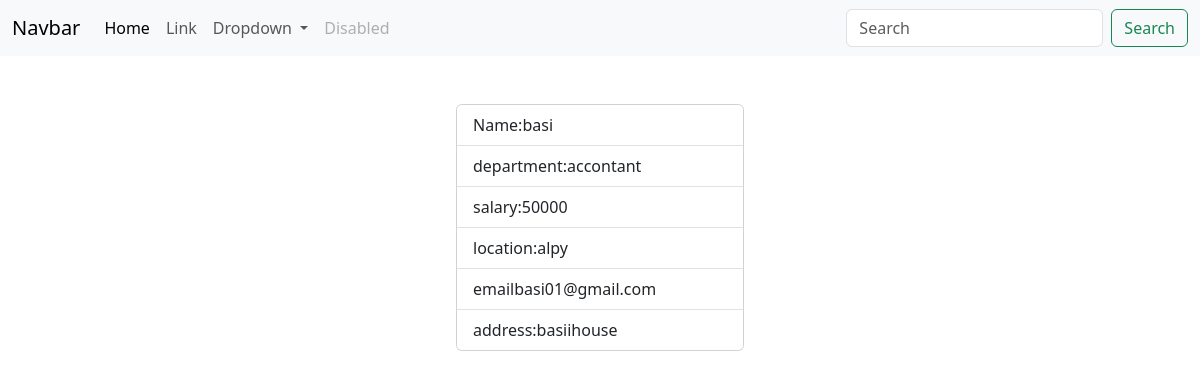
The page /employee/8/ on the database its author committed.
### myapp/models.py (models this page shows, shortened)
class Employee(models.Model):
    name=models.CharField(max_length=200)
    department=models.CharField(max_length=200)
    salary=models.PositiveIntegerField()
    location=models.CharField(max_length=200)
    email=models.EmailField(max_length=200)
    address=models.CharField(max_length=200)

### myapp/views.py (the view)
# urls.py: path("employee/<int:pk>/",views.EmployeeDetailView.as_view(),name="employee-detail"),
class EmployeeDetailView(View):
    def get(self,request,*args,**kwargs):
        id=kwargs.get("pk")
        qs=Employee.objects.get(id=id)
        return render(request,"employee_detail.html",{"data":qs})

### myapp/templates/employee_detail.html (shortened to what this page needs)
{%extends 'base.html'%}
{%block main_block%}
<div class="container mt-5 d-flex justify-content-center">
    <div class="card" style="width: 18rem;">
        <ul class="list-group list-group-flush">
          <li class="list-group-item">Name:{{data.name}}</li>
          <li class="list-group-item">department:{{data.department}}</li>
          <li class="list-group-item">salary:{{data.salary}}</li>
          <li class="list-group-item">location:{{data.location}}</li>
          <li class="list-group-item">email{{data.email}}</li>
          <li class="list-group-item">address:{{data.address}}</li>
        </ul>
    </div>
</div>
{%endblock%}

### rows shown on the page
Employee: name "basi", department "accontant", salary "50000", location "alpy", email "basi01@gmail.com", address "basiihouse"
